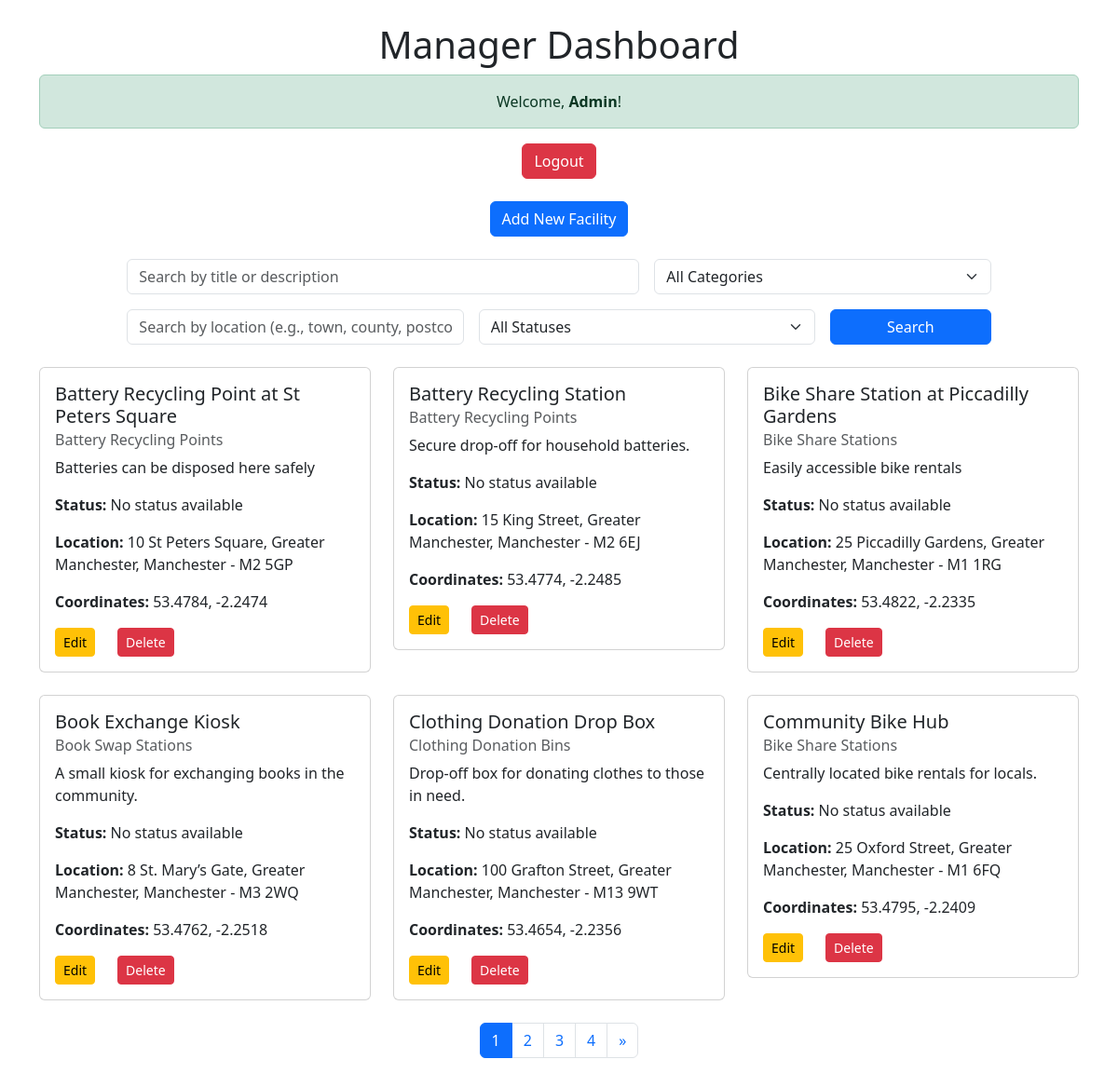
/index.php?view=dashboard (signed in), run on an earlier commit of the app's database.
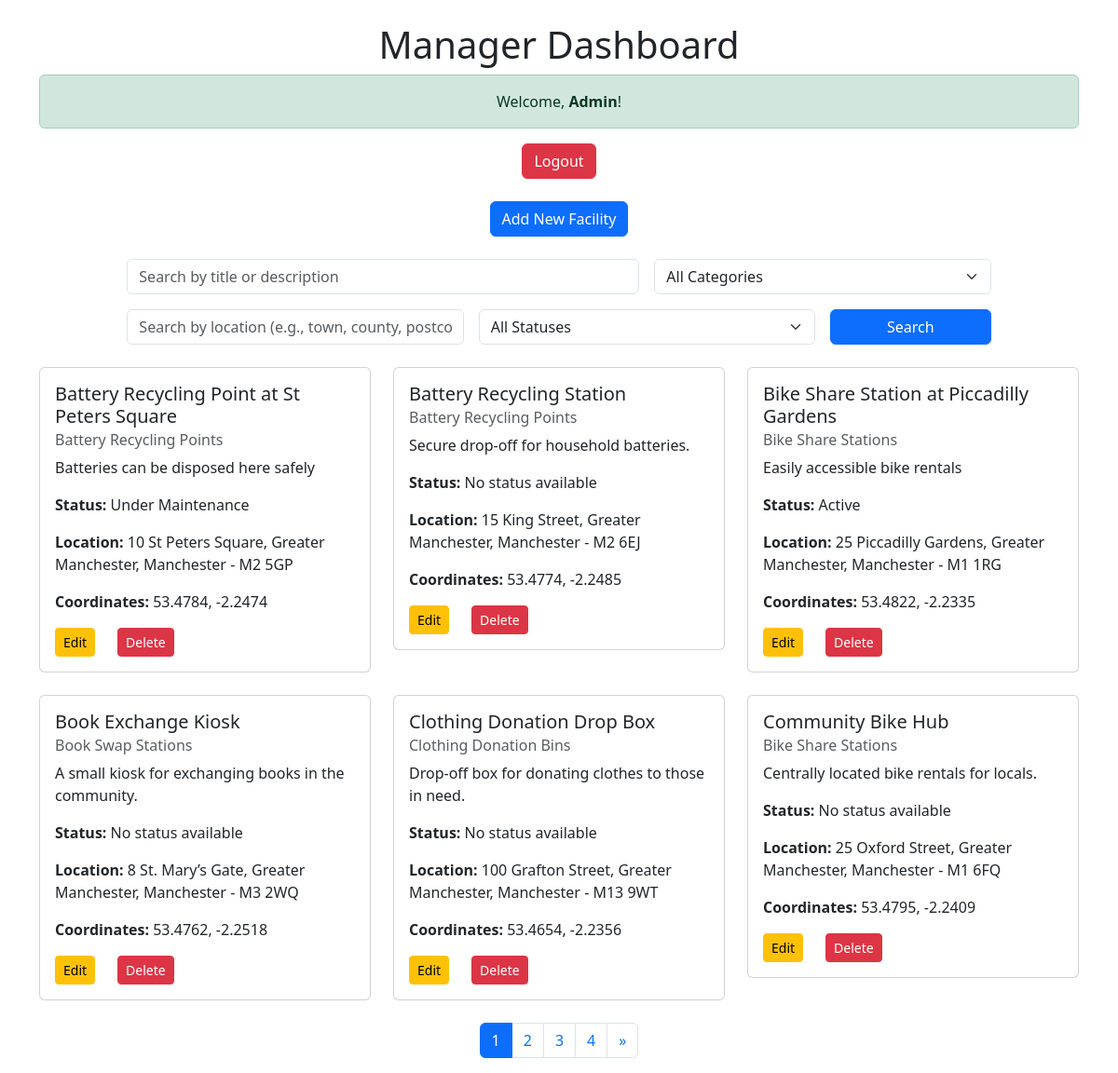
And on a later commit of the database.
### tables this page shows
CREATE TABLE ecoFacilities (
                               id INTEGER PRIMARY KEY AUTOINCREMENT NOT NULL UNIQUE,
                               title VARCHAR(50) NOT NULL,
                               category INTEGER,
                               description VARCHAR(150) NOT NULL,
                               houseNumber VARCHAR(50),
                               streetName VARCHAR(50),
                               county VARCHAR(50),
                               town VARCHAR(50),
                               postcode VARCHAR(7) NOT NULL,
                               lng FLOAT NOT NULL,
                               lat FLOAT NOT NULL,
                               contributor INTEGER,
                               FOREIGN KEY (category) REFERENCES ecoCategories(id),
                               FOREIGN KEY (contributor) REFERENCES ecoUser(id)
);

CREATE TABLE "ecoCategories"
(
	id INTEGER not null
		primary key
		unique,
	name VARCHAR(50) not null
		unique
);

CREATE TABLE "ecoFacilityStatus"
(
	id INTEGER not null
		primary key autoincrement
		unique,
	facilityId INTEGER not null
		constraint ecoFacilityStatus_ecoFacilities_id_fk
			references ecoFacilities,
	statusComment VARCHAR(100) not null
);

### controllers/FacilityController.php (called while the page is built, shortened)
<?php
class FacilityController {
    private $facilityModel;
    public function __construct($facilityModel) {
        $this->facilityModel = $facilityModel;
    }
    public function browseFacilities($search = '', $category = null, $location = null, $status = null) {
        return $this->facilityModel->searchFacilities($search, $category, $location, $status);
    }
    public function getPaginatedFacilities($page, $limit, $search = '', $category = null, $location = null, $status = null) {
        $offset = ($page - 1) * $limit;
        return $this->facilityModel->getPaginatedFacilities($offset, $limit, $search, $category, $location, $status);
    }
    public function getTotalFacilities($search = '', $category = null) {
        return $this->facilityModel->getTotalFacilities($search, $category);
    }
}
?>

### models/Facility.php (called while the page is built, shortened)
<?php
class Facility {
    private $pdo;
    public function __construct($pdo) {
        $this->pdo = $pdo;
    }
    public function searchFacilities($search = '', $category = null, $location = null, $status = null) {
        $query = "
        SELECT ecoFacilities.*,
               ecoCategories.name AS category_name,
               ecoUser.username AS contributor_name,
               (SELECT statusComment
                FROM ecoFacilityStatus
                WHERE facilityId = ecoFacilities.id
                ORDER BY ROWID DESC LIMIT 1) AS statusComment
        FROM ecoFacilities
        LEFT JOIN ecoCategories ON ecoFacilities.category = ecoCategories.id
        LEFT JOIN ecoUser ON ecoFacilities.contributor = ecoUser.id
        WHERE (ecoFacilities.title LIKE :search OR ecoFacilities.description LIKE :search)
    ";
        $query .= " ORDER BY ecoFacilities.title ASC";
        $stmt = $this->pdo->prepare($query);
        $params = [
            ':search' => '%' . $search . '%',
        ];
        $stmt->execute($params);
        return $stmt->fetchAll(PDO::FETCH_ASSOC);
    }
    public function getPaginatedFacilities($offset, $limit, $search = '', $category = null, $location = null, $status = null) {
        $query = "
        SELECT ecoFacilities.*,
               ecoCategories.name AS category_name,
               ecoUser.username AS contributor_name,
               (SELECT statusComment
                FROM ecoFacilityStatus
                WHERE facilityId = ecoFacilities.id
                ORDER BY ROWID DESC LIMIT 1) AS statusComment
        FROM ecoFacilities
        LEFT JOIN ecoCategories ON ecoFacilities.category = ecoCategories.id
        LEFT JOIN ecoUser ON ecoFacilities.contributor = ecoUser.id
        WHERE (ecoFacilities.title LIKE :search OR ecoFacilities.description LIKE :search)
    ";
        $query .= " ORDER BY ecoFacilities.title ASC LIMIT :offset, :limit";
        $stmt = $this->pdo->prepare($query);
        $params = [
            ':search' => '%' . $search . '%',
            ':offset' => $offset,
            ':limit' => $limit,
        ];
        $stmt->bindValue(':offset', $offset, PDO::PARAM_INT);
        $stmt->bindValue(':limit', $limit, PDO::PARAM_INT);
        $stmt->execute($params);
        return $stmt->fetchAll(PDO::FETCH_ASSOC);
    }
    public function getTotalFacilities($search = '', $category = null, $location = null, $status = null) {
        $query = "
    SELECT COUNT(*) as total
    FROM ecoFacilities
    WHERE (title LIKE :search OR description LIKE :search)
";
        $stmt = $this->pdo->prepare($query);
        $params = [
            ':search' => '%' . $search . '%',
        ];
        $stmt->execute($params);
        return $stmt->fetch(PDO::FETCH_ASSOC)['total'];
    }
}

### views/manager/dashboard.php (the view, shortened to what this page needs)
<?php
$page = isset($_GET['page']) ? (int)$_GET['page'] : 1;
$limit = 6;
$location = $_GET['location'] ?? null;
$status = $_GET['status'] ?? null;
$total = $facilityController->getTotalFacilities($search, $category, $location, $status);
$facilities = $facilityController->getPaginatedFacilities($page, $limit, $search, $category, $location, $status);
$totalPages = ceil($total / $limit);
?>
<!DOCTYPE html>
<html>
<head>
    <link href="https://cdn.jsdelivr.net/npm/bootstrap@5.3.3/dist/css/bootstrap.min.css" rel="stylesheet">
</head>
<body>
<div class="container mt-4">
    <h1 class="text-center">Manager Dashboard</h1>
    <div class="alert alert-success text-center">
        Welcome, <strong><?php echo htmlspecialchars($_SESSION['username']); ?></strong>!
    </div>
    <div class="text-center mb-4">
        <a href="/ecoBuddy/index.php?view=logout" class="btn btn-danger">Logout</a>
    </div>
    <div class="text-center mb-4">
        <a href="/ecoBuddy/index.php?view=add_facility" class="btn btn-primary">
            <i class="fas fa-plus"></i> Add New Facility
        </a>
    </div>
    <form method="GET" action="/ecoBuddy/index.php" class="mb-4">
        <div class="row g-3 justify-content-center">
            <div class="col-md-6">
                <input type="text" name="search" class="form-control" placeholder="Search by title or description"
                       value="<?php echo htmlspecialchars($_GET['search'] ?? ''); ?>">
            </div>
            <div class="col-md-4">
                <select name="category" class="form-select">
                    <option value="">All Categories</option>
                </select>
            </div>
            <div class="col-md-4">
                <input type="text" name="location" class="form-control" placeholder="Search by location (e.g., town, county, postcode)"
                       value="<?php echo htmlspecialchars($_GET['location'] ?? ''); ?>">
            </div>
            <div class="col-md-4">
                <select name="status" class="form-select">
                    <option value="">All Statuses</option>
                </select>
            </div>
            <div class="col-md-2">
                <button type="submit" class="btn btn-primary w-100">Search</button>
            </div>
        </div>
    </form>
    <?php if (!empty($facilities)) : ?>
        <div class="row">
            <?php foreach ($facilities as $facility) : ?>
                <div class="col-md-4 mb-4">
                    <div class="card">
                        <div class="card-body">
                            <h5 class="card-title"><?php echo htmlspecialchars($facility['title']); ?></h5>
                            <h6 class="card-subtitle mb-2 text-muted"><?php echo htmlspecialchars($facility['category_name']); ?></h6>
                            <p class="card-text"><?php echo htmlspecialchars($facility['description']); ?></p>
                            <p><strong>Status:</strong>
                                <?php echo !empty($facility['statusComment'])
                                    ? htmlspecialchars($facility['statusComment'])
                                    : 'No status available'; ?>
                            </p>
                            <p><strong>Location:</strong>
                                <?php echo htmlspecialchars($facility['houseNumber'] . ' ' . $facility['streetName'] . ', ' . $facility['county'] . ', ' . $facility['town'] . ' - ' . $facility['postcode']); ?>
                            </p>
                            <p><strong>Coordinates:</strong>
                                <?php echo !empty($facility['lat']) && !empty($facility['lng'])
                                    ? htmlspecialchars($facility['lat'] . ', ' . $facility['lng'])
                                    : 'Coordinates not available'; ?>
                            </p>
                            <div class="d-flex justify-content-start gap-4">
                                <a href="/ecoBuddy/index.php?view=edit_facility&id=<?php echo $facility['id']; ?>" class="btn btn-warning btn-sm">
                                    Edit
                                </a>
                                <a href="/ecoBuddy/index.php?view=delete_facility&id=<?php echo $facility['id']; ?>" class="btn btn-danger btn-sm"
                                   onclick="return confirm('Are you sure you want to delete this facility?');">
                                    Delete
                                </a>
                            </div>
                        </div>
                    </div>
                </div>
            <?php endforeach; ?>
        </div>
        <nav aria-label="Page navigation">
            <ul class="pagination justify-content-center">
                <?php for ($i = 1; $i <= $totalPages; $i++): ?>
                    <li class="page-item <?php echo $i === $page ? 'active' : ''; ?>">
                        <a class="page-link" href="?view=dashboard&page=<?php echo $i; ?>"><?php echo $i; ?></a>
                    </li>
                <?php endfor; ?>
                <?php if ($page < $totalPages): ?>
                    <li class="page-item">
                        <a class="page-link" href="?view=dashboard&page=<?php echo $page + 1; ?>" aria-label="Next">
                            <span aria-hidden="true">&raquo;</span>
                        </a>
                    </li>
                <?php endif; ?>
            </ul>
        </nav>
    <?php else : ?>
        <div class="alert alert-warning text-center">No facilities found. Try adjusting your search criteria.</div>
    <?php endif; ?>
</div>
</body>
</html>

### index.php (shortened to what this page needs)
<?php
require_once './config/db_connection.php';
require_once './models/Facility.php';
require_once './controllers/FacilityController.php';
$facilityModel = new Facility($pdo);
$facilityController = new FacilityController($facilityModel);
if (isset($_GET['view'])) {
    $view = htmlspecialchars($_GET['view']);
    if ($view === 'login') {
        include './views/users/login.php';
    } elseif ($view === 'logout') {
        session_destroy();
        header("Location: /ecoBuddy/index.php?view=login");
        exit;
    } elseif ($view === 'browse') {
        $search = isset($_GET['search']) ? $_GET['search'] : '';
        $category = isset($_GET['category']) ? $_GET['category'] : null;
        $categories = $facilityModel->getAllCategories();
        $facilities = $facilityController->browseFacilities($search, $category);
        include './views/facilities/browse.php';
    } elseif (isset($_SESSION['user_type']) && $_SESSION['user_type'] === 'manager') {
        if ($view === 'add_facility') {
            $categories = $facilityModel->getAllCategories();
            include './views/manager/add_facility.php';
        } elseif ($view === 'delete_facility' && isset($_GET['id'])) {
            $facilityId = (int)$_GET['id'];
            $facilityController->deleteFacility($facilityId);
            header("Location: /ecoBuddy/index.php?view=dashboard");
            exit;
        } elseif ($view === 'dashboard') {
            $search = isset($_GET['search']) ? htmlspecialchars($_GET['search']) : '';
            $category = isset($_GET['category']) ? htmlspecialchars($_GET['category']) : null;
            $facilities = $facilityController->browseFacilities($search, $category);
            include './views/manager/dashboard.php';
        }
    }
}
?>

What changed in the data, as far as the page shows it:
no longer on this page (row unchanged): ecofacilities: title "Battery Recycling Point at St Peters Square", category.name "Battery Recycling Points", description "Batteries can be disposed here safely", shows "No status available", houseNumber+streetName+county "10 St Peters Square, Greater Manchester, Manchester - M2 5GP", lat+lng "53.4784, -2.2474"
no longer on this page (row unchanged): ecofacilities: title "Bike Share Station at Piccadilly Gardens", category.name "Bike Share Stations", description "Easily accessible bike rentals", shows "No status available", houseNumber+streetName+county "25 Piccadilly Gardens, Greater Manchester, Manchester - M1 1RG", lat+lng "53.4822, -2.2335"
added ecofacilitystatus: facilityId.title "Battery Recycling Point at St Peters Square", ecocategories.name "Battery Recycling Points", facilityId.description "Batteries can be disposed here safely", statusComment "Under Maintenance", facilityId.postcode "10 St Peters Square, Greater Manchester, Manchester - M2 5GP", facilityId.lng "53.4784, -2.2474"
added ecofacilitystatus: facilityId.title "Bike Share Station at Piccadilly Gardens", ecocategories.name "Bike Share Stations", facilityId.description "Easily accessible bike rentals", statusComment "Active", facilityId.postcode "25 Piccadilly Gardens, Greater Manchester, Manchester - M1 1RG", facilityId.lng "53.4822, -2.2335"
